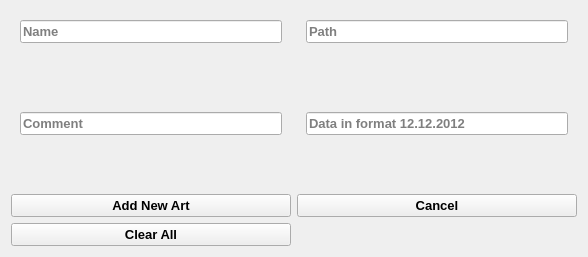
<?xml version="1.0" encoding="UTF-8"?>
<ui version="4.0">
 <class>Adding</class>
 <widget class="QWidget" name="Adding">
  <property name="geometry">
   <rect>
    <x>0</x>
    <y>0</y>
    <width>588</width>
    <height>257</height>
   </rect>
  </property>
  <property name="minimumSize">
   <size>
    <width>588</width>
    <height>257</height>
   </size>
  </property>
  <property name="maximumSize">
   <size>
    <width>997</width>
    <height>763</height>
   </size>
  </property>
  <property name="windowTitle">
   <string>Adding</string>
  </property>
  <layout class="QGridLayout" name="gridLayout_5">
   <item row="0" column="0">
    <widget class="QWidget" name="name_widget" native="true">
     <layout class="QGridLayout" name="gridLayout">
      <item row="0" column="0">
       <widget class="QLineEdit" name="name_lineedit">
        <property name="font">
         <font>
          <pointsize>10</pointsize>
          <weight>75</weight>
          <bold>true</bold>
         </font>
        </property>
        <property name="whatsThis">
         <string/>
        </property>
        <property name="inputMask">
         <string/>
        </property>
        <property name="text">
         <string/>
        </property>
        <property name="placeholderText">
         <string>Name</string>
        </property>
       </widget>
      </item>
      <item row="1" column="0">
       <widget class="QLabel" name="name_label">
        <property name="font">
         <font>
          <pointsize>10</pointsize>
          <weight>75</weight>
          <bold>true</bold>
         </font>
        </property>
        <property name="text">
         <string/>
        </property>
       </widget>
      </item>
     </layout>
    </widget>
   </item>
   <item row="0" column="1">
    <widget class="QWidget" name="path_widget" native="true">
     <layout class="QGridLayout" name="gridLayout_2">
      <item row="0" column="0">
       <widget class="QLineEdit" name="path_lineedit">
        <property name="font">
         <font>
          <pointsize>10</pointsize>
          <weight>75</weight>
          <bold>true</bold>
         </font>
        </property>
        <property name="placeholderText">
         <string>Path</string>
        </property>
       </widget>
      </item>
      <item row="1" column="0">
       <widget class="QLabel" name="path_label">
        <property name="font">
         <font>
          <pointsize>10</pointsize>
          <weight>75</weight>
          <bold>true</bold>
         </font>
        </property>
        <property name="text">
         <string/>
        </property>
       </widget>
      </item>
     </layout>
    </widget>
   </item>
   <item row="1" column="0">
    <widget class="QWidget" name="comment_widget" native="true">
     <layout class="QGridLayout" name="gridLayout_3">
      <item row="0" column="0">
       <widget class="QLineEdit" name="comment_lineedit">
        <property name="font">
         <font>
          <pointsize>10</pointsize>
          <weight>75</weight>
          <bold>true</bold>
         </font>
        </property>
        <property name="placeholderText">
         <string>Comment</string>
        </property>
       </widget>
      </item>
      <item row="1" column="0">
       <widget class="QLabel" name="comment_label">
        <property name="font">
         <font>
          <pointsize>10</pointsize>
          <weight>75</weight>
          <bold>true</bold>
         </font>
        </property>
        <property name="text">
         <string/>
        </property>
       </widget>
      </item>
     </layout>
    </widget>
   </item>
   <item row="1" column="1">
    <widget class="QWidget" name="widget" native="true">
     <layout class="QGridLayout" name="gridLayout_4">
      <item row="0" column="0">
       <widget class="QLineEdit" name="data_lineedit">
        <property name="font">
         <font>
          <pointsize>10</pointsize>
          <weight>75</weight>
          <bold>true</bold>
         </font>
        </property>
        <property name="placeholderText">
         <string>Data in format 12.12.2012</string>
        </property>
       </widget>
      </item>
      <item row="1" column="0">
       <widget class="QLabel" name="data_label">
        <property name="font">
         <font>
          <pointsize>10</pointsize>
          <weight>75</weight>
          <bold>true</bold>
         </font>
        </property>
        <property name="text">
         <string/>
        </property>
       </widget>
      </item>
     </layout>
    </widget>
   </item>
   <item row="2" column="0">
    <widget class="QPushButton" name="add_button">
     <property name="enabled">
      <bool>true</bool>
     </property>
     <property name="font">
      <font>
       <pointsize>10</pointsize>
       <weight>75</weight>
       <bold>true</bold>
      </font>
     </property>
     <property name="text">
      <string>Add New Art</string>
     </property>
    </widget>
   </item>
   <item row="2" column="1">
    <widget class="QPushButton" name="cancel_button">
     <property name="enabled">
      <bool>true</bool>
     </property>
     <property name="font">
      <font>
       <pointsize>10</pointsize>
       <weight>75</weight>
       <bold>true</bold>
      </font>
     </property>
     <property name="text">
      <string>Cancel</string>
     </property>
    </widget>
   </item>
   <item row="3" column="0">
    <widget class="QPushButton" name="clear_button">
     <property name="font">
      <font>
       <pointsize>10</pointsize>
       <weight>75</weight>
       <bold>true</bold>
      </font>
     </property>
     <property name="text">
      <string>Clear All</string>
     </property>
    </widget>
   </item>
  </layout>
 </widget>
 <resources/>
 <connections/>
</ui>
